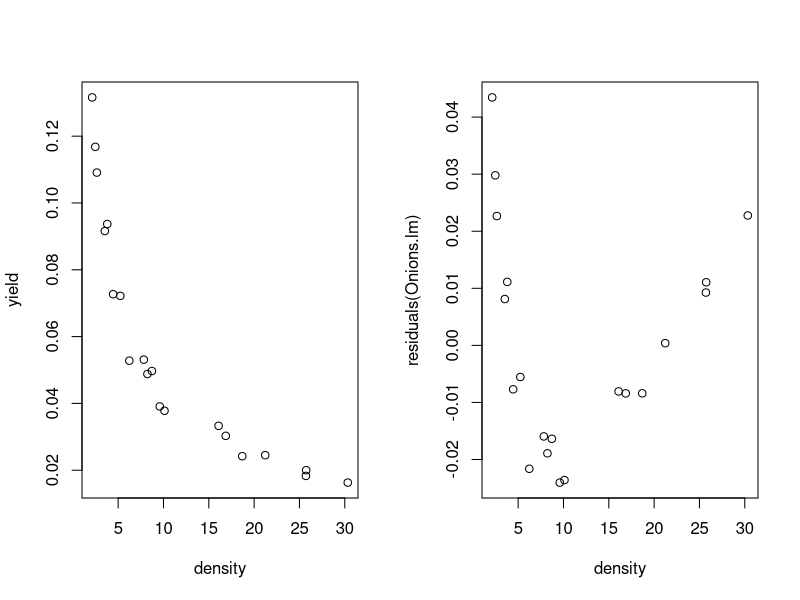
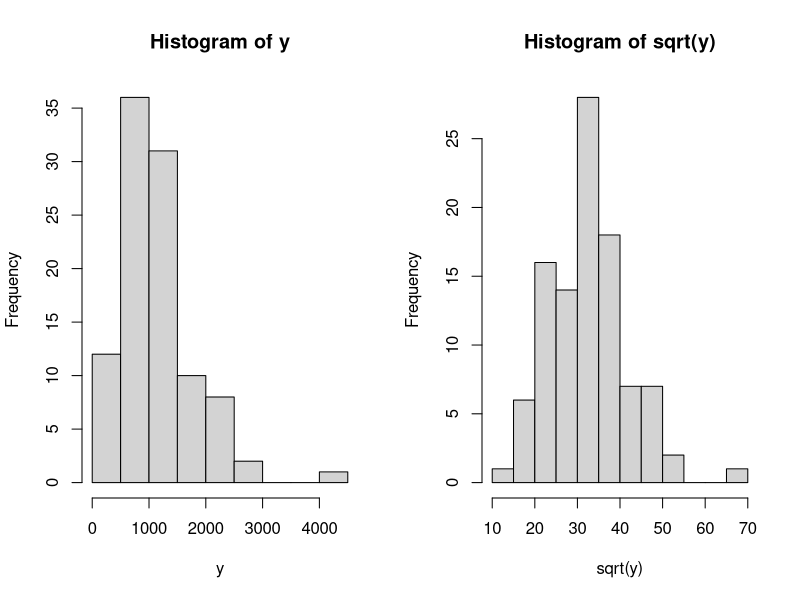
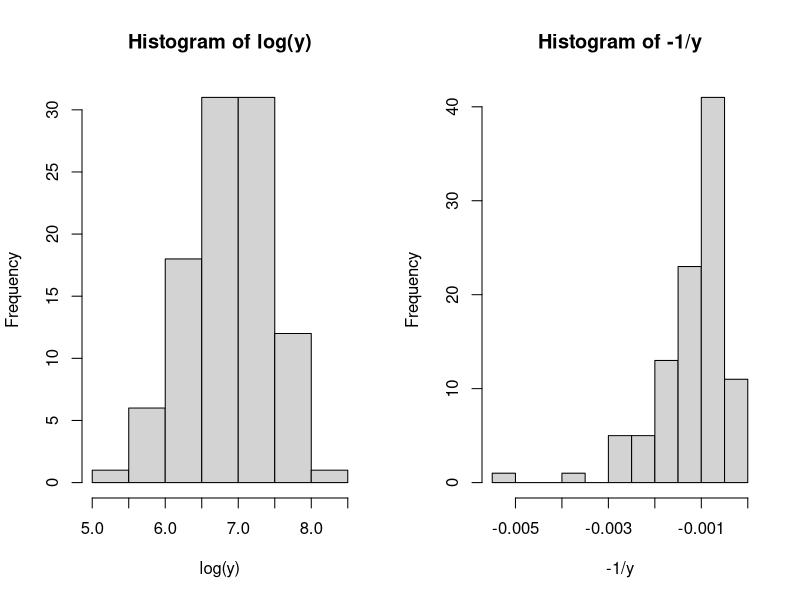
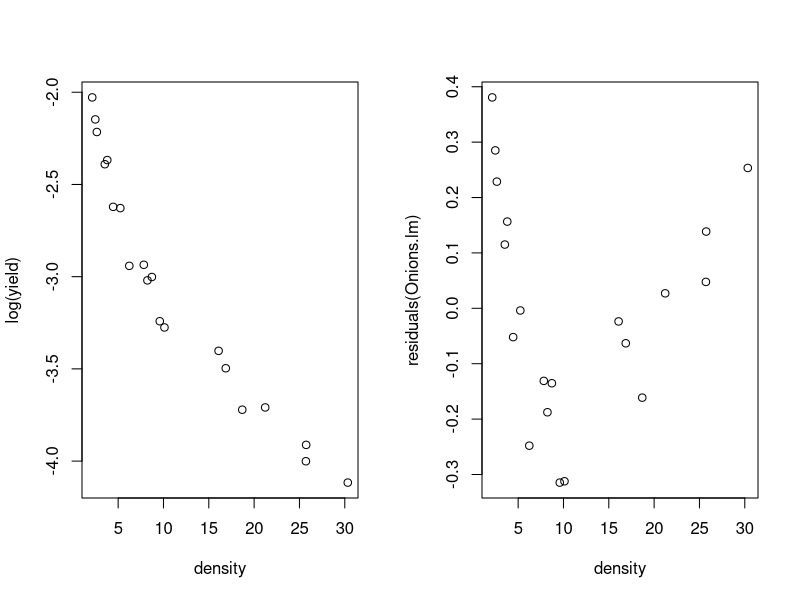
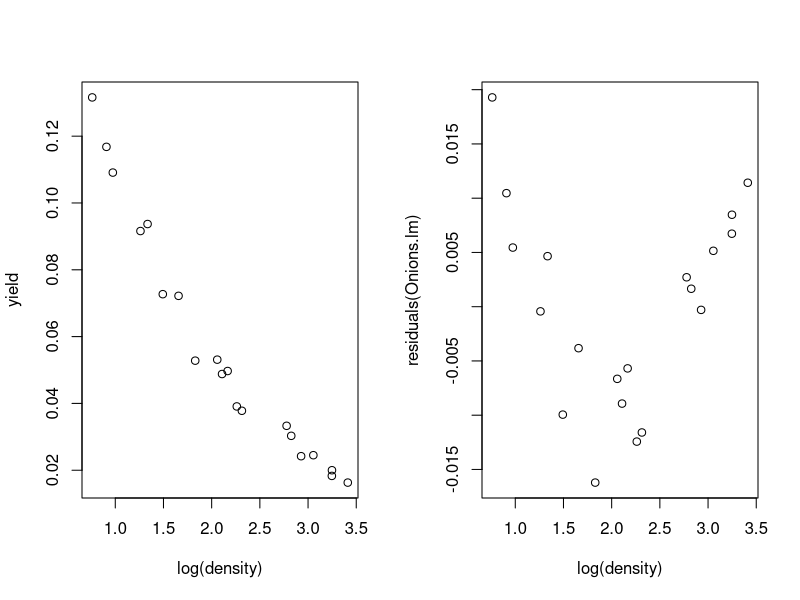
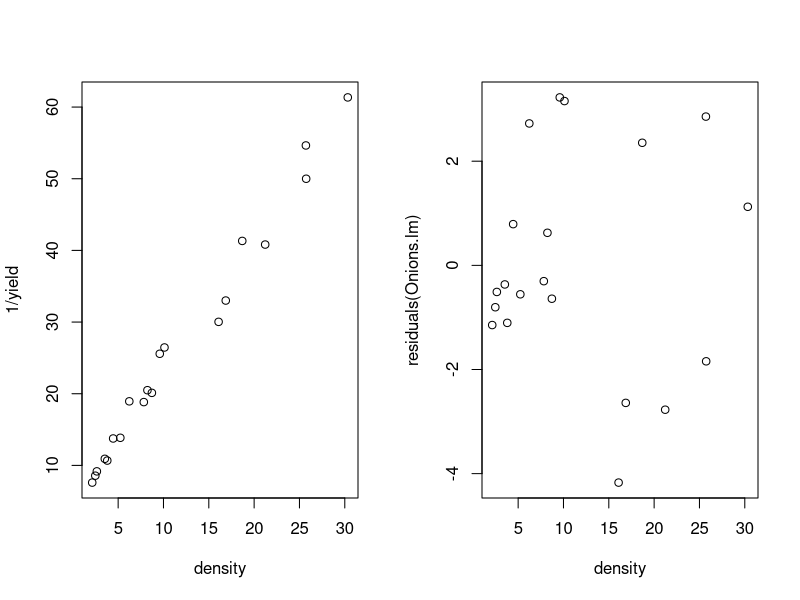
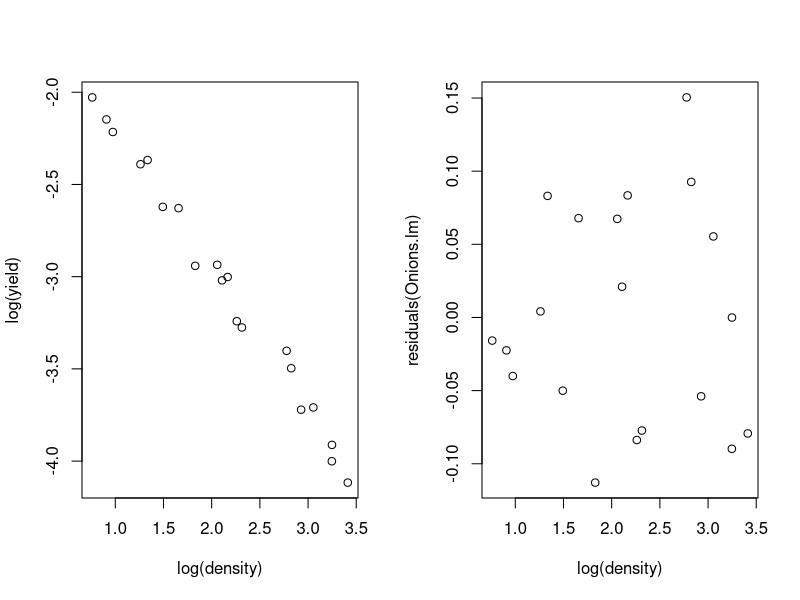
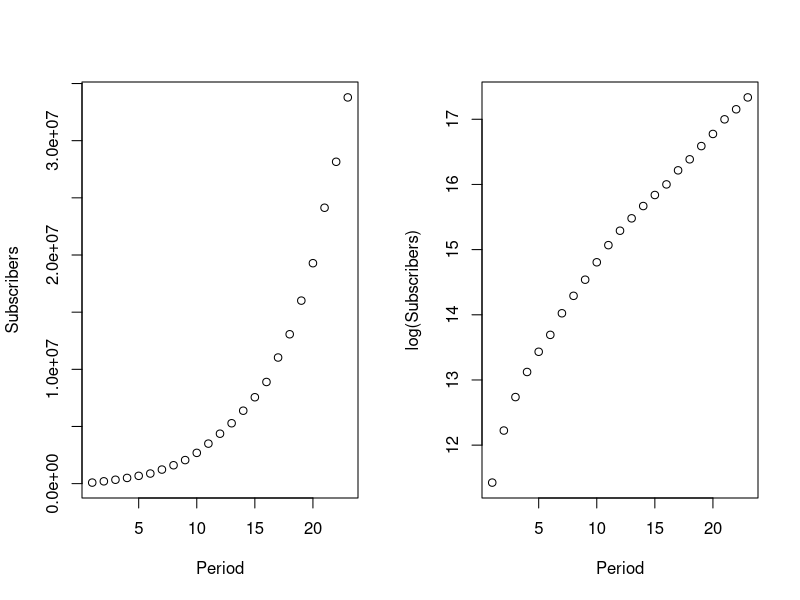

Here is the R script that generated these plots, in order: (Note: this script raises an error after producing the figures.)
## ---- chunk 1
Onions = read.csv(file="../../data/Onions.csv",header=TRUE)
par(mfrow=c(1,2))
Onions.lm = lm(yield~density , data=Onions)
plot(yield~density , data=Onions)
plot(residuals(Onions.lm)~ density, data=Onions)
## ---- chunk 2
par(mfrow=c(1,2))
y= (rnorm(100, 10,2))^3
hist(y)
hist(sqrt(y))
hist(log(y))
hist(-1/y)
## ---- chunk 3
Onions.lm = lm(log(yield)~density , data=Onions)
plot(log(yield)~density , data=Onions)
plot(residuals(Onions.lm)~ density, data=Onions)
## ---- chunk 4
Onions.lm = lm(yield~log(density) , data=Onions)
plot(yield~log(density) , data=Onions)
plot(residuals(Onions.lm)~ log(density), data=Onions)
## ---- chunk 5
par(mfrow=c(1,2))
Onions.lm = lm(1/yield~density , data=Onions)
plot(1/yield~density , data=Onions)
plot(residuals(Onions.lm)~ density, data=Onions)
## ---- chunk 6
par(mfrow=c(1,2))
Onions.lm = lm(log(yield)~log(density ), data=Onions)
plot(log(yield)~log(density) , data=Onions)
plot(residuals(Onions.lm)~ log(density), data=Onions)
## ---- chunk 7
Cellular = read.csv(file = "../../data/Cellular.csv")
head(Cellular)
plot(Subscribers ~ Period, data=Cellular)
## ---- chunk 8
plot(log(Subscribers)~ Period, data=Cellular)
## ---- chunk 9
Cellular2 = Cellular |> filter(Period>9)
Cellular2.lm = lm(log(Subscribers)~Period, data=Cellular2 )
plot(residuals(Cellular2.lm) ~Period , data=Cellular2)
## ---- chunk 10
Cellular3 = Cellular |> filter(Period>10)
Cellular3.lm = lm(log(Subscribers)~Period, data=Cellular3)
plot(residuals(Cellular3.lm) ~Period , data=Cellular3)
## ---- chunk 11
Read= read.csv( file="../../data/READ.csv",header=TRUE)
head(Read)
boxplot(Magazines~ Educgrp, data=Read)
## ---- chunk 12
boxplot(sqrt(Magazines)~ Educgrp, data=Read)
boxplot(log(1+Magazines)~ Educgrp, data=Read)
